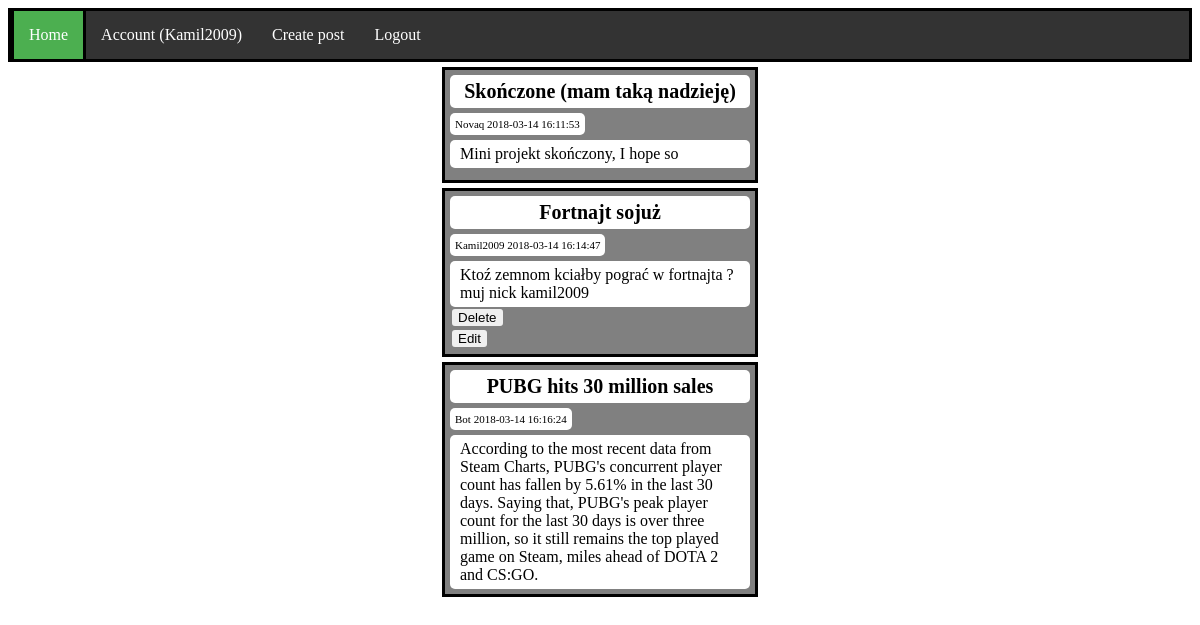
The page /WEB/home.php (signed in) on the database its author committed.
### tables this page shows
CREATE TABLE `posts` (
  `id` int(11) NOT NULL,
  `user_id` int(11) NOT NULL,
  `title` varchar(30) NOT NULL,
  `text` text NOT NULL,
  `date` datetime NOT NULL
);

CREATE TABLE `users` (
  `id` int(11) NOT NULL,
  `username` varchar(20) NOT NULL,
  `password` varchar(60) NOT NULL
);

### PHP/DATABASE/Connect.php (called while the page is built, shortened)
<?php
class Connect{
    private static $hn;
    private static $un;
    private static $pw;
    private static $db;
    private static $connection;
    public function __construct() {
        self::$hn = 'localhost';
        self::$un = 'root';
        self::$pw = '';
        self::$db = 'project';
        self::$connection = new mysqli(self::$hn, self::$un, self::$pw, self::$db);
        self::$connection->set_charset('utf8');
    }
    public static function getConnection() {
        return self::$connection;
    }
}
?>

### PHP/POST/PostController.php (the view, shortened to what this page needs)
<?php
require_once $_SERVER['DOCUMENT_ROOT'] . '/Project/PHP/DATABASE/Connect.php';
class PostController {
	private $connection;
	public function __construct() {
		$this->connection = Connect::getConnection();
	}
	public function showAll() {
		$query = "SELECT title, text, date, users.username, user_id, posts.id FROM posts, users WHERE users.id = posts.user_id";
		$result = $this->connection->query($query);
		while($row = $result->fetch_array()) {
			echo<<<_END
		<ul class="post-container">
		  <li class="post-container-title">$row[0]</li><br>
		  <li class="post-container-info">$row[3] $row[2]</li><br>
		  <li class="post-container-content">$row[1]</li><br>
_END;
		if($_SESSION['id']==$row[4]) {
			echo '
		<form method="POST" action="/Project/WEB/DeletePost.php">
		  <input type="hidden" value=' . $row[4] . ' name="userId">
		  <input type="hidden" value=' . $row[5] . ' name="postId">
		  <input type="submit" value="Delete">
		</form>
		<form method="POST" action="/Project/WEB/editingPost.php">
		  <input type="hidden" value=' . $row[4] . ' name="userId">
		  <input type="hidden" value=' . $row[5] . ' name="postId">
		  <input type="submit" value="Edit">
		</form>';
		}
		echo "</ul>";
		}
	}
}
?>

### CSS/style.css (style rules this page uses)
ul { list-style-type: none; margin: 0; padding: 0; overflow: hidden; background-color: #333; border: solid black 3px; }
li { float: left; }
.post-container { list-style-type: none; word-wrap: break-word; margin: auto; margin-top: 5px; padding: 5px 5px; background-color: gray; border: solid black 3px; min-height: 100px; height: auto; width: 300px; }
.post-container-title { text-align: center; padding: 5px 5px; width: 290px; background-color: white; border-radius: 5px; font-size: 20px; font-weight: 600; }
.post-container-content { margin-top: 5px; padding: 5px 10px; background-color: white; border-radius: 5px; width: 280px; }
.post-container-info { font-size: 11px; margin-top: 5px; padding: 5px 5px; background-color: white; border-radius: 5px; }
input { border-radius: 5px; border: solid grey 2px; }

### rows shown on the page
posts: title "Skończone (mam taką nadzieję)", user.username "Novaq", date "2018-03-14 16:11:53", text "Mini projekt skończony, I hope so"
posts: title "Fortnajt sojuż", user.username "Kamil2009", date "2018-03-14 16:14:47", text "Ktoź zemnom kciałby pograć w fortnajta ? muj nick kamil2009"
posts: title "PUBG hits 30 million sales", user.username "Bot", date "2018-03-14 16:16:24", text "According to the most recent data from Steam Charts, PUBG's concurrent player count has fallen by 5.61% in the last 30 days. Saying that, PUBG's peak player count for the last 30 days is over three million, so it still remains the top played game on Steam, miles ahead of DOTA 2 and CS:GO."

### other values the page prints
$_SESSION['username'] "Kamil2009"
